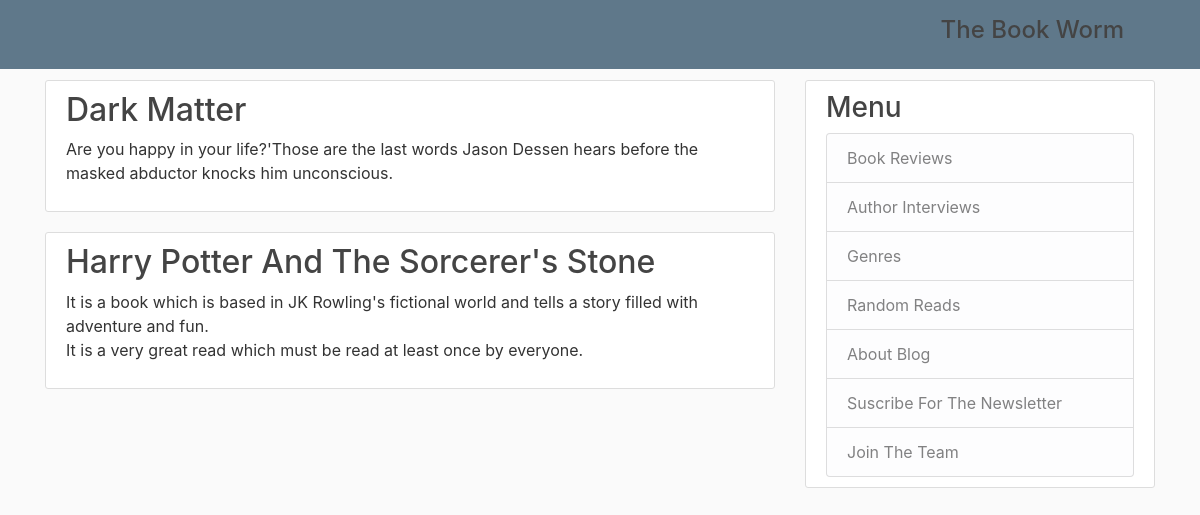
Page /suscribe/1 on the committed database.
### blog/models.py (models this page shows, shortened)
class Post (models.Model):
	title=models.CharField(max_length=150)
	content=models.TextField()
	date_posted=models.DateTimeField(default=timezone.now)
	author=models.CharField(max_length=100)
	genre=models.CharField(max_length=100)

### blog/views.py (the view)
# urls.py: path('suscribe/1',Genre1PostListView.as_view(),name='genre-1'),
class Genre1PostListView(ListView):
	model=Post
	template_name='blog/genre_posts.html'
	context_object_name='posts1'
	paginate_by=5
	def get_queryset(self) :
		return Post.objects.filter(genre='genre1').order_by('-date_posted')

### blog/templates/blog/genre_posts.html (shortened to what this page needs)
{% extends "blog/base.html" %}
{% block content %}
	{% for post in posts1 %}
		<article class="media content-section">
  <div class="media-body">
    <h2><a class="article-title" href="{% url 'post-detail' post.id %}">{{ post.title }}</a></h2>
    <p class="article-content">{{ post.content }}</p>
  </div>
</article>
	{% endfor %}
{% endblock content %}

### blog/static/blog/main.css (style rules this page uses)
body { background: #fafafa; color: #333333; margin-top: 5rem; }
h1, h2, h3, h4, h5, h6 { color: #444444; }
.content-section { background: #ffffff; padding: 10px 20px; border: 1px solid #dddddd; border-radius: 3px; margin-bottom: 20px; }
.article-title { color: #444444; }
.article-content { white-space: pre-line; }

### rows in the picture
Post: title "Dark Matter", content "Are you happy in your life?'Those are the last words Jason Dessen hears before the masked abductor knocks him unconscious."
Post: title "Harry Potter And The Sorcerer's Stone", content "It is a book which is based in JK Rowling's fictional world and tells a story filled with adventure and fun. It is a very great read which must be read at least once by everyone."
